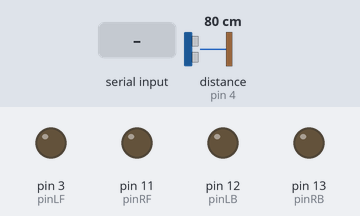
A sketch run on a simulated Arduino Uno, built with avr-gcc and run on an emulated ATmega328P. Shown: output pins drawn as LEDs (lit = HIGH). Wiring (inferred from the names in the program): ultrasonic range finder: trigger pin 5; echo pin 4. Dashed ring = blinking. The inputs (shaded band) are chosen by the test bench; at power-on: distance to the obstacle (sensor on pin 4) 80 cm. The echo pulse lasts 58.3 µs per cm; pins used as bus, display or sensor lines are not drawn.

Above: at 1.2 s.
1.3 s: distance to the obstacle (sensor on pin 4) set to 28 cm
2.8 s: distance to the obstacle (sensor on pin 4) set to 23 cm
At 3.5 s:
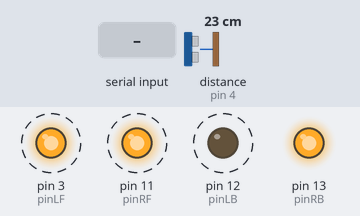
5.8 s: "F" received over Serial
8.8 s: "B" received over Serial
11.8 s: "R" received over Serial
At 11.91 s:
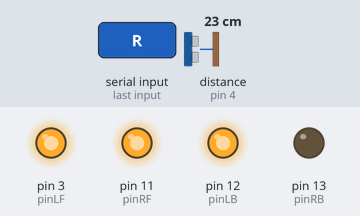
At 12.8 s:
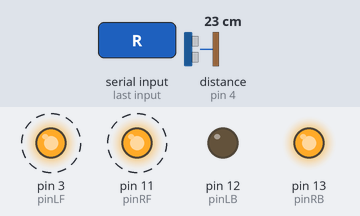
14.8 s: distance to the obstacle (sensor on pin 4) set to 35 cm
At 15.9 s:
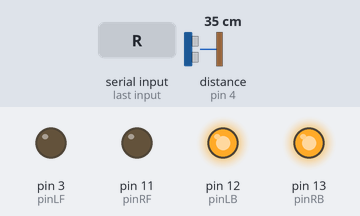
Timing chart, 0 to 17.5 s (numbered marks = the images above; inputs shaded):
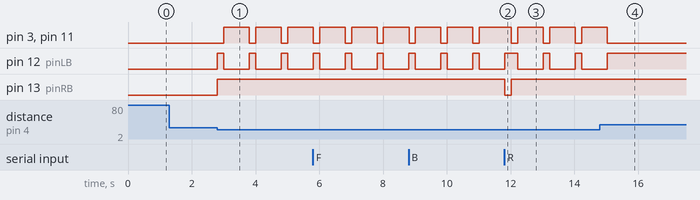

Measured:
- the behaviour switches between 26 and 25 cm on distance to the obstacle (sensor on pin 4) (found by bisection; images 0 and 1)
- after the input at 1.3 s, every drawn part: stays the same
- after the input at 2.8 s, pin 3 (pinLF), pin 11 (pinRF): alternates HIGH for 0.80 s and LOW for 0.20 s, starting after 0.20 s; pin 12 (pinLB): alternates HIGH for 0.20 s and LOW for 0.80 s, starting at once; pin 13 (pinRB): LOW → HIGH at once
- after the input at 11.8 s, pin 13 (pinRB): HIGH → LOW at once, → HIGH 0.20 s later
- after the input at 14.8 s, pin 3 (pinLF), pin 11 (pinRF): goes on until 15.0 s, then stays LOW; pin 12 (pinLB): goes on until 15.0 s, then stays HIGH

The sketch:

bluetooth_control.ino
```cpp
/*
    L = Left
    R = Right
    F = forward
    B = backward
    S = stop
*/
int pinLB   = 12;
int pinLF   = 3;
int pinRB   = 13;
int pinRF   = 11;
int echoPin = 4;    // define pin for sensor echo
int trigPin = 5;    // define pin for sensor trig
int val;

void setup()
 {
  Serial.begin(9600);
  // define pin for motor output
  pinMode(pinLB,OUTPUT); // pin 12
  pinMode(pinLF,OUTPUT); // pin 3 (PWM)
  pinMode(pinRB,OUTPUT); // pin 13
  pinMode(pinRF,OUTPUT); // pin 11 (PWM)
  pinMode(trigPin, OUTPUT);
  pinMode(echoPin, INPUT);
 }
void advance()       // move forward
    {
    digitalWrite(pinLB,LOW);    // right wheel moves forward
    digitalWrite(pinRB, LOW);   // left wheel moves forward
    analogWrite(pinLF,255);
    analogWrite(pinRF,255);
    }
void stopp()         // stop
    {
     digitalWrite(pinLB,HIGH);
     digitalWrite(pinRB,HIGH);
     analogWrite(pinLF,0);
     analogWrite(pinRF,0);
    }
void right()        // turn right
    {
     digitalWrite(pinLB,HIGH);  // left wheel moves forward
     digitalWrite(pinRB,LOW);   // right wheel moves backward
     analogWrite(pinLF, 255);
     analogWrite(pinRF,255);
    }
void left()         // turn left
    {
     digitalWrite(pinLB,LOW);  // left wheel moves forward
     digitalWrite(pinRB,HIGH); // right wheel moves backward
     analogWrite(pinLF, 255);
     analogWrite(pinRF,255);
    }
  void back()       // move backward
    {
     digitalWrite(pinLB,HIGH);  // motor moves to left rear
     digitalWrite(pinRB,HIGH);  // motor moves to right rear
     analogWrite(pinLF,255);
     analogWrite(pinRF,255);
    }

void directionInput()
    {
      val=Serial.read();
      if(val=='F')advance();
      if(val=='B')back();
      if(val=='L'){left(); delay(200);stopp();}
      if(val=='R'){right();delay(200);stopp();}
      if(val=='S')stopp();
}

void loop()
    {
      // detect collision
      long duration, Distance;
      digitalWrite(trigPin, LOW);
      delayMicroseconds(2);
      digitalWrite(trigPin, HIGH);
      delayMicroseconds(10);
      digitalWrite(trigPin, LOW);
      duration = pulseIn(echoPin, HIGH);
      Distance = (duration/2) / 74;     // Distance in Inches
      if (Distance < 10) {
        stopp();
        delay(200);
        left();
        delay(800);
        stopp();
      }
      directionInput();
    }
```
